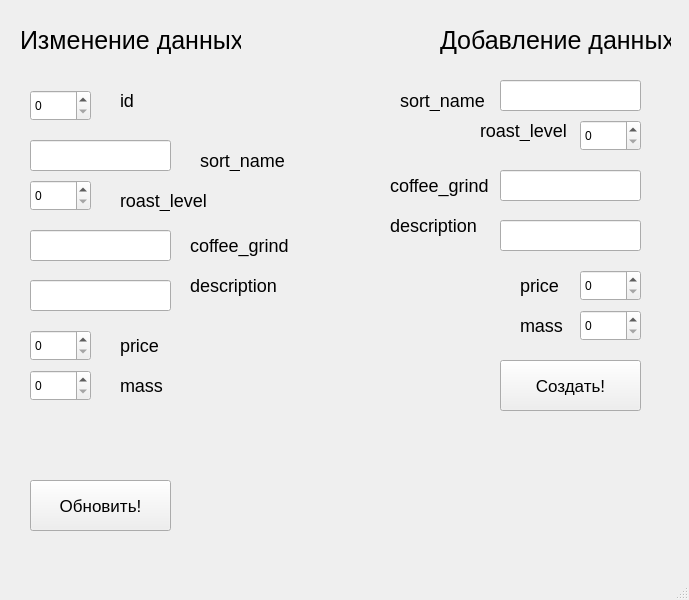
<?xml version="1.0" encoding="UTF-8"?>
<ui version="4.0">
 <class>MainWindow</class>
 <widget class="QMainWindow" name="MainWindow">
  <property name="geometry">
   <rect>
    <x>0</x>
    <y>0</y>
    <width>689</width>
    <height>600</height>
   </rect>
  </property>
  <property name="windowTitle">
   <string>MainWindow</string>
  </property>
  <property name="styleSheet">
   <string notr="true">QLabel{
font-size:18px;}</string>
  </property>
  <widget class="QWidget" name="centralwidget">
   <widget class="QLineEdit" name="sortname_edit">
    <property name="geometry">
     <rect>
      <x>30</x>
      <y>140</y>
      <width>141</width>
      <height>31</height>
     </rect>
    </property>
   </widget>
   <widget class="QSpinBox" name="roast_level_edit">
    <property name="geometry">
     <rect>
      <x>30</x>
      <y>180</y>
      <width>61</width>
      <height>31</height>
     </rect>
    </property>
   </widget>
   <widget class="QLineEdit" name="coffee_grind_edit">
    <property name="geometry">
     <rect>
      <x>30</x>
      <y>230</y>
      <width>141</width>
      <height>31</height>
     </rect>
    </property>
   </widget>
   <widget class="QLineEdit" name="description_edit">
    <property name="geometry">
     <rect>
      <x>30</x>
      <y>280</y>
      <width>141</width>
      <height>31</height>
     </rect>
    </property>
   </widget>
   <widget class="QSpinBox" name="price_edit">
    <property name="geometry">
     <rect>
      <x>30</x>
      <y>330</y>
      <width>61</width>
      <height>31</height>
     </rect>
    </property>
   </widget>
   <widget class="QSpinBox" name="mass_edit">
    <property name="geometry">
     <rect>
      <x>30</x>
      <y>370</y>
      <width>61</width>
      <height>31</height>
     </rect>
    </property>
   </widget>
   <widget class="QSpinBox" name="id_edit">
    <property name="geometry">
     <rect>
      <x>30</x>
      <y>90</y>
      <width>61</width>
      <height>31</height>
     </rect>
    </property>
   </widget>
   <widget class="QLabel" name="label">
    <property name="geometry">
     <rect>
      <x>120</x>
      <y>90</y>
      <width>47</width>
      <height>21</height>
     </rect>
    </property>
    <property name="text">
     <string>id</string>
    </property>
   </widget>
   <widget class="QLabel" name="label_2">
    <property name="geometry">
     <rect>
      <x>200</x>
      <y>150</y>
      <width>91</width>
      <height>21</height>
     </rect>
    </property>
    <property name="text">
     <string>sort_name</string>
    </property>
   </widget>
   <widget class="QLabel" name="label_3">
    <property name="geometry">
     <rect>
      <x>120</x>
      <y>190</y>
      <width>91</width>
      <height>21</height>
     </rect>
    </property>
    <property name="text">
     <string>roast_level</string>
    </property>
   </widget>
   <widget class="QLabel" name="label_4">
    <property name="geometry">
     <rect>
      <x>190</x>
      <y>230</y>
      <width>101</width>
      <height>31</height>
     </rect>
    </property>
    <property name="text">
     <string>coffee_grind</string>
    </property>
   </widget>
   <widget class="QLabel" name="label_5">
    <property name="geometry">
     <rect>
      <x>190</x>
      <y>270</y>
      <width>101</width>
      <height>31</height>
     </rect>
    </property>
    <property name="text">
     <string>description</string>
    </property>
   </widget>
   <widget class="QLabel" name="label_6">
    <property name="geometry">
     <rect>
      <x>120</x>
      <y>330</y>
      <width>101</width>
      <height>31</height>
     </rect>
    </property>
    <property name="text">
     <string>price</string>
    </property>
   </widget>
   <widget class="QLabel" name="label_7">
    <property name="geometry">
     <rect>
      <x>120</x>
      <y>370</y>
      <width>101</width>
      <height>31</height>
     </rect>
    </property>
    <property name="text">
     <string>mass</string>
    </property>
   </widget>
   <widget class="QLabel" name="label_8">
    <property name="geometry">
     <rect>
      <x>20</x>
      <y>20</y>
      <width>221</width>
      <height>41</height>
     </rect>
    </property>
    <property name="styleSheet">
     <string notr="true">font-size:25px;</string>
    </property>
    <property name="text">
     <string>Изменение данных</string>
    </property>
   </widget>
   <widget class="QLabel" name="label_9">
    <property name="geometry">
     <rect>
      <x>440</x>
      <y>20</y>
      <width>231</width>
      <height>41</height>
     </rect>
    </property>
    <property name="styleSheet">
     <string notr="true">font-size:25px;</string>
    </property>
    <property name="text">
     <string>Добавление данных</string>
    </property>
   </widget>
   <widget class="QLineEdit" name="sortname_create">
    <property name="geometry">
     <rect>
      <x>500</x>
      <y>80</y>
      <width>141</width>
      <height>31</height>
     </rect>
    </property>
   </widget>
   <widget class="QLineEdit" name="description_create">
    <property name="geometry">
     <rect>
      <x>500</x>
      <y>220</y>
      <width>141</width>
      <height>31</height>
     </rect>
    </property>
   </widget>
   <widget class="QSpinBox" name="price_create">
    <property name="geometry">
     <rect>
      <x>580</x>
      <y>270</y>
      <width>61</width>
      <height>31</height>
     </rect>
    </property>
   </widget>
   <widget class="QLineEdit" name="coffee_grind_create">
    <property name="geometry">
     <rect>
      <x>500</x>
      <y>170</y>
      <width>141</width>
      <height>31</height>
     </rect>
    </property>
   </widget>
   <widget class="QSpinBox" name="mass_create">
    <property name="geometry">
     <rect>
      <x>580</x>
      <y>310</y>
      <width>61</width>
      <height>31</height>
     </rect>
    </property>
   </widget>
   <widget class="QSpinBox" name="roast_level_create">
    <property name="geometry">
     <rect>
      <x>580</x>
      <y>120</y>
      <width>61</width>
      <height>31</height>
     </rect>
    </property>
   </widget>
   <widget class="QPushButton" name="update_btn">
    <property name="geometry">
     <rect>
      <x>30</x>
      <y>480</y>
      <width>141</width>
      <height>51</height>
     </rect>
    </property>
    <property name="styleSheet">
     <string notr="true">font-size:17px;</string>
    </property>
    <property name="text">
     <string>Обновить!</string>
    </property>
   </widget>
   <widget class="QPushButton" name="create_btn">
    <property name="geometry">
     <rect>
      <x>500</x>
      <y>360</y>
      <width>141</width>
      <height>51</height>
     </rect>
    </property>
    <property name="styleSheet">
     <string notr="true">font-size:17px;</string>
    </property>
    <property name="text">
     <string>Создать!</string>
    </property>
   </widget>
   <widget class="QLabel" name="error_label">
    <property name="geometry">
     <rect>
      <x>260</x>
      <y>400</y>
      <width>181</width>
      <height>51</height>
     </rect>
    </property>
    <property name="styleSheet">
     <string notr="true">color:orange;
font-size:19px;
text-align: justify;
justify-content: center;</string>
    </property>
    <property name="text">
     <string/>
    </property>
   </widget>
   <widget class="QLabel" name="label_10">
    <property name="geometry">
     <rect>
      <x>480</x>
      <y>120</y>
      <width>91</width>
      <height>21</height>
     </rect>
    </property>
    <property name="text">
     <string>roast_level</string>
    </property>
   </widget>
   <widget class="QLabel" name="label_11">
    <property name="geometry">
     <rect>
      <x>390</x>
      <y>170</y>
      <width>101</width>
      <height>31</height>
     </rect>
    </property>
    <property name="text">
     <string>coffee_grind</string>
    </property>
   </widget>
   <widget class="QLabel" name="label_12">
    <property name="geometry">
     <rect>
      <x>520</x>
      <y>310</y>
      <width>51</width>
      <height>31</height>
     </rect>
    </property>
    <property name="text">
     <string>mass</string>
    </property>
   </widget>
   <widget class="QLabel" name="label_14">
    <property name="geometry">
     <rect>
      <x>400</x>
      <y>90</y>
      <width>91</width>
      <height>21</height>
     </rect>
    </property>
    <property name="text">
     <string>sort_name</string>
    </property>
   </widget>
   <widget class="QLabel" name="label_15">
    <property name="geometry">
     <rect>
      <x>520</x>
      <y>270</y>
      <width>41</width>
      <height>31</height>
     </rect>
    </property>
    <property name="text">
     <string>price</string>
    </property>
   </widget>
   <widget class="QLabel" name="label_16">
    <property name="geometry">
     <rect>
      <x>390</x>
      <y>210</y>
      <width>101</width>
      <height>31</height>
     </rect>
    </property>
    <property name="text">
     <string>description</string>
    </property>
   </widget>
   <widget class="QLabel" name="success_label">
    <property name="geometry">
     <rect>
      <x>250</x>
      <y>460</y>
      <width>231</width>
      <height>71</height>
     </rect>
    </property>
    <property name="styleSheet">
     <string notr="true">color:rgb(145, 255, 143);
font-size:19px;
text-align: justify;
justify-content: center;</string>
    </property>
    <property name="text">
     <string/>
    </property>
   </widget>
  </widget>
  <widget class="QMenuBar" name="menubar">
   <property name="geometry">
    <rect>
     <x>0</x>
     <y>0</y>
     <width>689</width>
     <height>21</height>
    </rect>
   </property>
  </widget>
  <widget class="QStatusBar" name="statusbar"/>
 </widget>
 <resources/>
 <connections/>
</ui>
